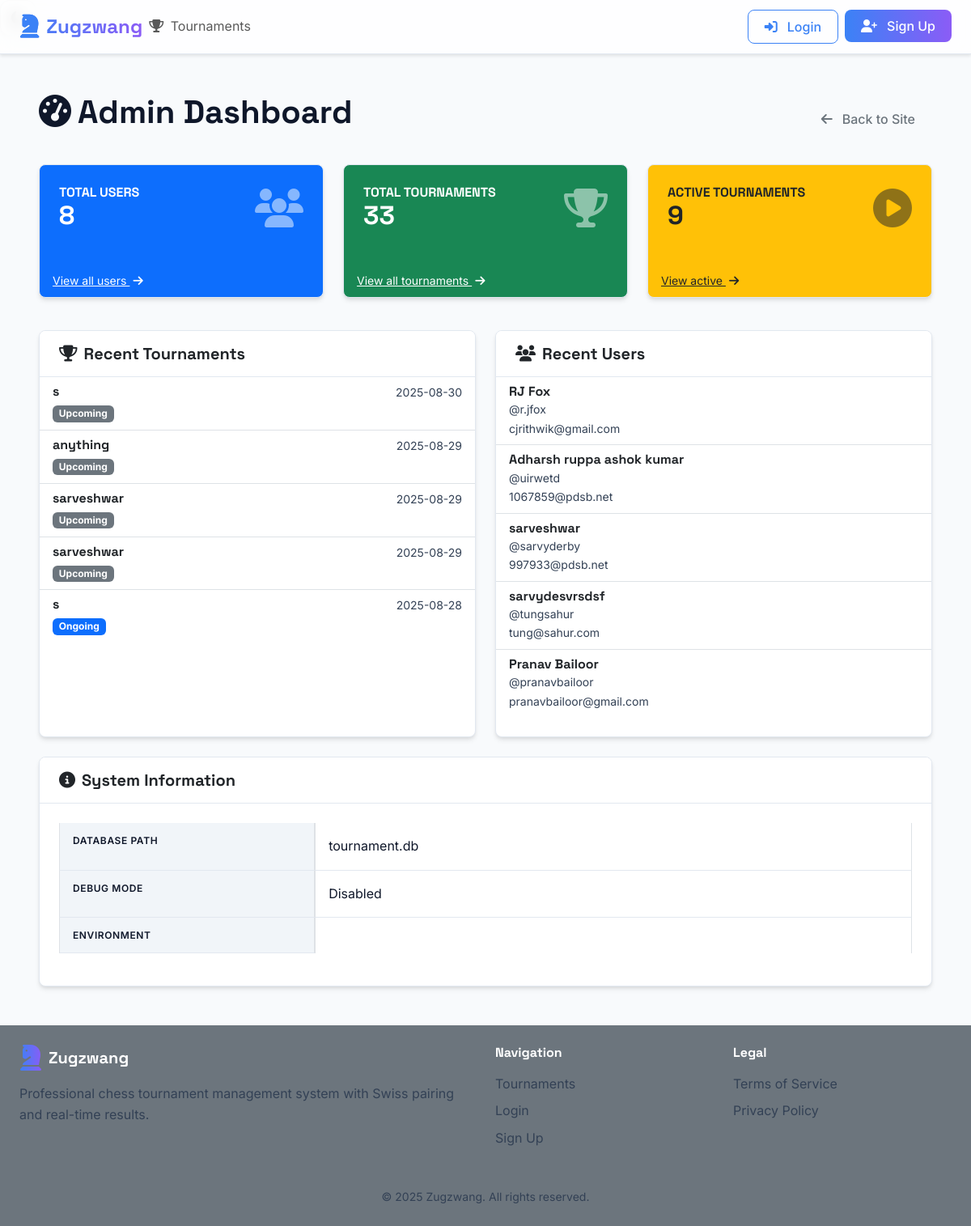
The page /admin/admin/dashboard on the database as committed earlier.
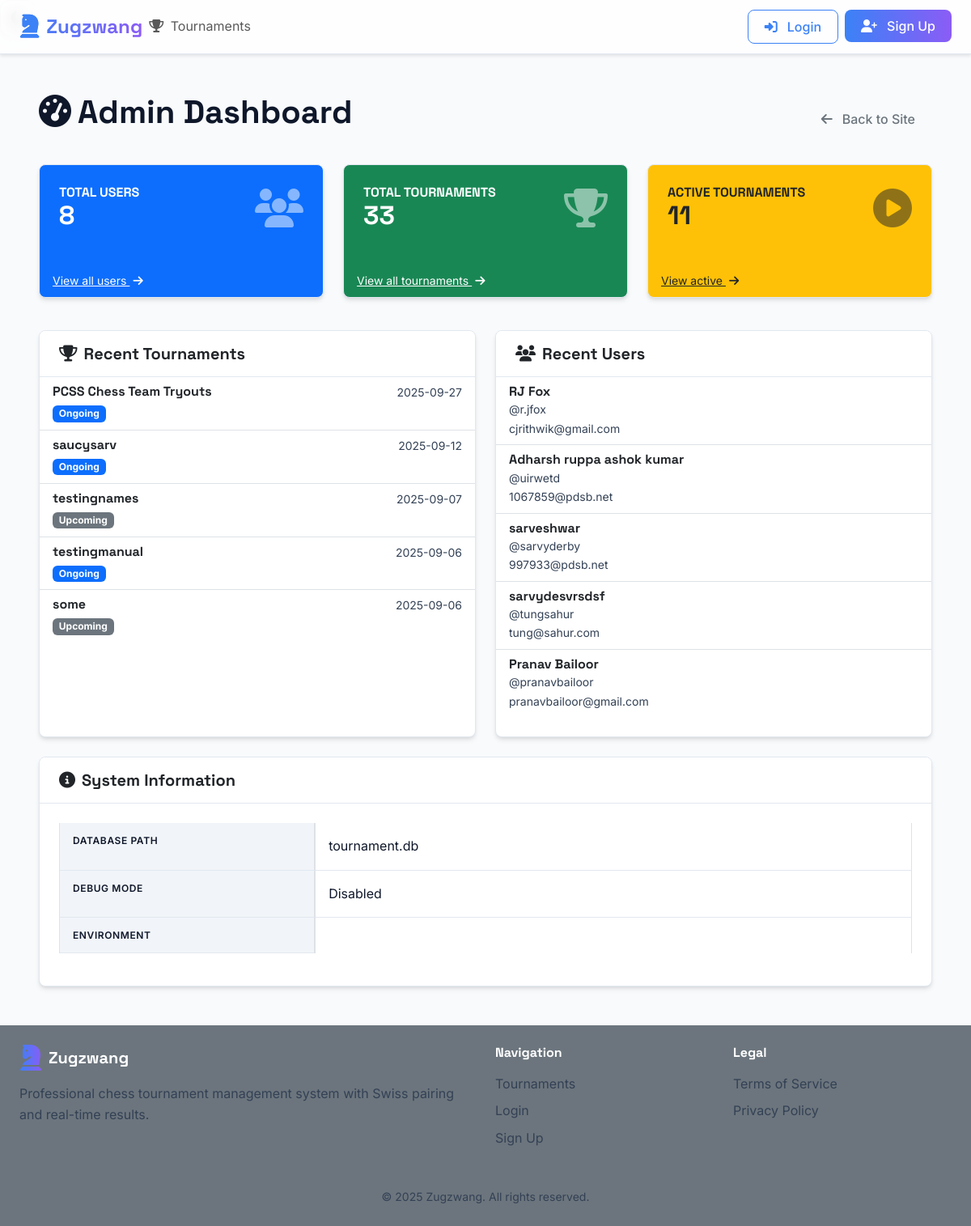
The same page on the database as committed later.
### tables this page shows
CREATE TABLE tournaments (
            id INTEGER PRIMARY KEY AUTOINCREMENT,
            name TEXT NOT NULL,
            location TEXT,
            start_date TEXT NOT NULL,
            end_date TEXT NOT NULL,
            rounds INTEGER DEFAULT 5,
            time_control TEXT,
            status TEXT DEFAULT 'upcoming',
            created_at TEXT NOT NULL,
            creator_id INTEGER NOT NULL,
            description TEXT,
            prize_winners INTEGER DEFAULT 0
        , share_token TEXT, win_points REAL DEFAULT 1.0, draw_points REAL DEFAULT 0.5, loss_points REAL DEFAULT 0.0, bye_points REAL DEFAULT 1.0, comments TEXT DEFAULT '');

### admin_routes.py (the view)
@admin_bp.route('/admin/dashboard')
def dashboard():
    total_users = 0
    recent_users = []
    total_tournaments = 0
    active_tournaments = 0
    recent_tournaments = []
    try:
        current_app.logger.info("Fetching users data...")
        try:
            from sql import SQL
            db = SQL("sqlite:///users.db")
            print(db.execute("SELECT * FROM users"))
            result = db.execute("SELECT COUNT(*) as count FROM users")
            total_users = result[0]['count'] if result else 0
            current_app.logger.info(f"Found {total_users} total users")
            recent_users = db.execute('''
                SELECT id, username, name, emailAddress as email
                FROM users
                ORDER BY id DESC
                LIMIT 5
            ''')
            current_app.logger.info(f"Fetched {len(recent_users)} recent users")
        except Exception as e:
            current_app.logger.error(f"Error fetching users: {str(e)}")
            flash('Error loading user data', 'danger')
        current_app.logger.info("Fetching tournaments data...")
        try:
            from sql import SQL
            db = SQL("sqlite:///tournament.db")
            result = db.execute("SELECT COUNT(*) as count FROM tournaments")
            total_tournaments = result[0]['count'] if result else 0
            current_app.logger.info(f"Found {total_tournaments} total tournaments")
            result = db.execute("""
                SELECT COUNT(*) as count
                FROM tournaments
                WHERE status = 'ongoing' OR status = 'in_progress' OR status = 'In Progress'
            """)
            active_tournaments = result[0]['count'] if result else 0
            current_app.logger.info(f"Found {active_tournaments} active tournaments")
            recent_tournaments = db.execute("""
                SELECT id, name, created_at, status
                FROM tournaments
                ORDER BY created_at DESC
                LIMIT 5
            """)
            current_app.logger.info(f"Fetched {len(recent_tournaments)} recent tournaments")
        except Exception as e:
            current_app.logger.error(f"Error fetching tournaments: {str(e)}")
            flash('Error loading tournament data', 'danger')
    except Exception as e:
        current_app.logger.error(f"Error in dashboard: {str(e)}")
        flash('Error loading dashboard data', 'danger')
        return redirect(url_for('index'))
    return render_template('admin/dashboard.html',
                         total_users=total_users,
                         total_tournaments=total_tournaments,
                         active_tournaments=active_tournaments,
                         recent_tournaments=recent_tournaments,
                         recent_users=recent_users)

### templates/admin/dashboard.html (shortened to what this page needs)
{% extends "base.html" %}
{% block content %}
<div class="container mt-4">
    <div class="d-flex justify-content-between align-items-center mb-4">
        <h1><i class="fas fa-tachometer-alt me-2"></i>Admin Dashboard</h1>
        <div>
            <a href="{{ url_for('index') }}" class="btn btn-outline-secondary">
                <i class="fas fa-arrow-left me-1"></i> Back to Site
            </a>
        </div>
    </div>
    <div class="row mb-4">
        <div class="col-md-4 mb-3">
            <div class="card bg-primary text-white h-100">
                <div class="card-body">
                    <div class="d-flex justify-content-between align-items-center">
                        <div>
                            <h6 class="text-uppercase mb-0">Total Users</h6>
                            <h2 class="mb-0">{{ total_users }}</h2>
                        </div>
                        <i class="fas fa-users fa-3x opacity-50"></i>
                    </div>
                </div>
                <div class="card-footer bg-transparent border-0 pt-0">
                    <a href="#" class="text-white small" data-bs-toggle="modal" data-bs-target="#allUsersModal">View all users <i class="fas fa-arrow-right ms-1"></i></a>
                </div>
            </div>
        </div>
        <div class="col-md-4 mb-3">
            <div class="card bg-success text-white h-100">
                <div class="card-body">
                    <div class="d-flex justify-content-between align-items-center">
                        <div>
                            <h6 class="text-uppercase mb-0">Total Tournaments</h6>
                            <h2 class="mb-0">{{ total_tournaments }}</h2>
                        </div>
                        <i class="fas fa-trophy fa-3x opacity-50"></i>
                    </div>
                </div>
                <div class="card-footer bg-transparent border-0 pt-0">
                    <a href="#" class="text-white small" data-bs-toggle="modal" data-bs-target="#allTournamentsModal">View all tournaments <i class="fas fa-arrow-right ms-1"></i></a>
                </div>
            </div>
        </div>
        <div class="col-md-4 mb-3">
            <div class="card bg-warning text-dark h-100">
                <div class="card-body">
                    <div class="d-flex justify-content-between align-items-center">
                        <div>
                            <h6 class="text-uppercase mb-0">Active Tournaments</h6>
                            <h2 class="mb-0">{{ active_tournaments }}</h2>
                        </div>
                        <i class="fas fa-play-circle fa-3x opacity-50"></i>
                    </div>
                </div>
                <div class="card-footer bg-transparent border-0 pt-0">
                    <a href="#" class="text-dark small" data-bs-toggle="modal" data-bs-target="#activeTournamentsModal">View active <i class="fas fa-arrow-right ms-1"></i></a>
                </div>
            </div>
        </div>
    </div>
    <div class="row">
        <div class="col-md-6 mb-4">
            <div class="card h-100">
                <div class="card-header bg-white d-flex justify-content-between align-items-center">
                    <h5 class="mb-0"><i class="fas fa-trophy me-2"></i>Recent Tournaments</h5>
                </div>
                <div class="card-body p-0">
                    {% if recent_tournaments %}
                        <div class="list-group list-group-flush">
                            {% for tournament in recent_tournaments %}
                            <a href="#" class="list-group-item list-group-item-action">
                                <div class="d-flex w-100 justify-content-between">
                                    <h6 class="mb-1">{{ tournament.name if tournament.name else 'Unnamed Tournament' }}</h6>
                                    <small class="text-muted">{{ tournament.created_at.split(' ')[0] if tournament.created_at else 'N/A' }}</small>
                                </div>
                                <div>
                                    <span class="badge bg-{{ 'success' if tournament.status == 'completed' else 'primary' if tournament.status in ['ongoing', 'in_progress'] else 'secondary' }}">
                                        {{ (tournament.status if tournament.status else 'upcoming')|replace('_', ' ')|title }}
                                    </span>
                                </div>
                            </a>
                            {% endfor %}
                        </div>
                    {% else %}
                        <div class="text-center p-4">
                            <p class="text-muted mb-0">No tournaments found.</p>
                        </div>
                    {% endif %}
                </div>
            </div>
        </div>
        <div class="col-md-6 mb-4">
            <div class="card h-100">
                <div class="card-header bg-white d-flex justify-content-between align-items-center">
                    <h5 class="mb-0"><i class="fas fa-users me-2"></i>Recent Users</h5>
                </div>
                <div class="card-body p-0">
                    {% if recent_users %}
                        <div class="list-group list-group-flush">
                            {% for user in recent_users %}
                            <div class="list-group-item">
                                <div class="d-flex w-100 justify-content-between align-items-center">
                                    <div>
                                        <h6 class="mb-0">{{ user.name if user.name else user.username if user.username else 'N/A' }}</h6>
                                        <small class="text-muted">@{{ user.username if user.username else 'N/A' }}</small>
                                        {% if user.email %}
                                        <div class="text-truncate text-muted small" style="max-width: 200px;" title="{{ user.email }}">
                                            {{ user.email }}
                                        </div>
                                        {% endif %}
                                    </div>
                                </div>
                            </div>
                            {% endfor %}
                        </div>
                    {% else %}
                        <div class="text-center p-4">
                            <p class="text-muted mb-0">No users found.</p>
                        </div>
                    {% endif %}
                </div>
            </div>
        </div>
    </div>
    <div class="card">
        <div class="card-header bg-white">
            <h5 class="mb-0"><i class="fas fa-info-circle me-2"></i>System Information</h5>
        </div>
        <div class="card-body">
            <div class="table-responsive">
                <table class="table table-bordered">
                    <tbody>
                        <tr>
                            <th width="30%">Database Path</th>
                            <td>{{ config['DATABASE'] }}</td>
                        </tr>
                        <tr>
                            <th>Debug Mode</th>
                            <td>{{ 'Enabled' if config['DEBUG'] else 'Disabled' }}</td>
                        </tr>
                        <tr>
                            <th>Environment</th>
                            <td>{{ config['ENV'] }}</td>
                        </tr>
                    </tbody>
                </table>
            </div>
        </div>
    </div>
</div>
</div>
{% endblock %}

Rows that differ between the two databases and show on the page:
removed tournaments: name "s", created_at "2025-08-30", status "Upcoming"
removed tournaments: name "anything", created_at "2025-08-29", status "Upcoming"
removed tournaments: name "sarveshwar", created_at "2025-08-29", status "Upcoming"
no longer on this page (row unchanged): tournaments: name "sarveshwar", created_at "2025-08-29", status "Upcoming"
removed tournaments: name "s", created_at "2025-08-28", status "Ongoing"
added tournaments: name "PCSS Chess Team Tryouts", created_at "2025-09-27", status "Ongoing"
added tournaments: name "saucysarv", created_at "2025-09-12", status "Ongoing"
added tournaments: name "testingnames", created_at "2025-09-07", status "Upcoming"
added tournaments: name "testingmanual", created_at "2025-09-06", status "Ongoing"
added tournaments: name "some", created_at "2025-09-06", status "Upcoming"
Other text that changed with them:
{{ active_tournaments }}: "9" → "11"
